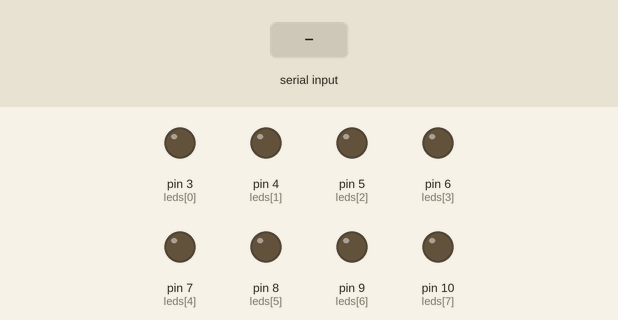
Recording of a sketch running on a simulated Arduino Uno, built with avr-gcc and run on an emulated ATmega328P. Parts: output pins drawn as LEDs (lit = HIGH). The test bench sets the inputs (shaded band).

Above: at 1.2 s.
1.3 s: "1\n" received over Serial
At 4.2 s:
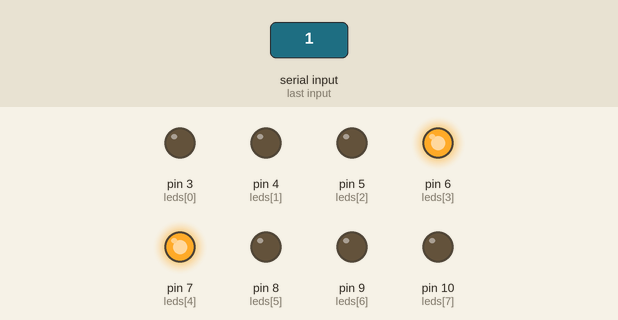
4.3 s: "90,45\n" received over Serial
At 5.0 s:
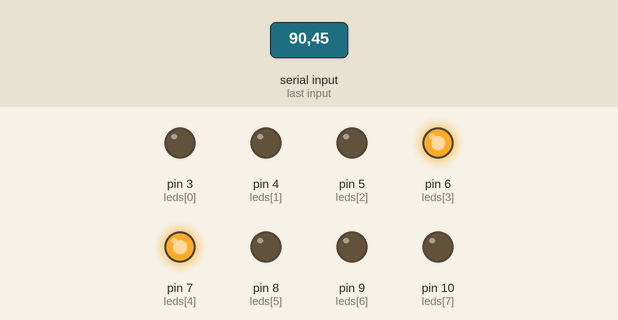
5.8 s: "2\n" received over Serial
At 7.2 s:
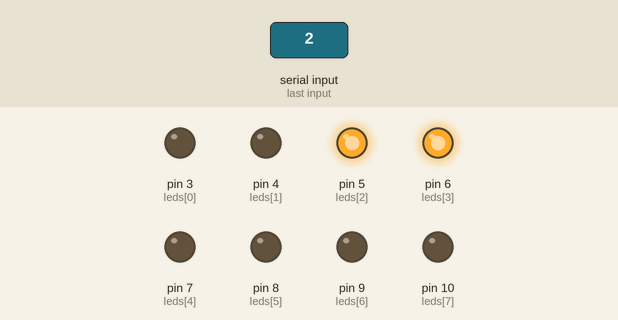
8.8 s: "30,150\n" received over Serial
At 9.3 s:
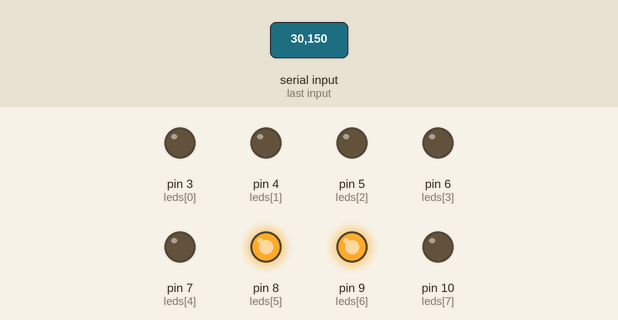
Timing chart, 0 to 11.3 s (numbered marks = the images above; inputs shaded):
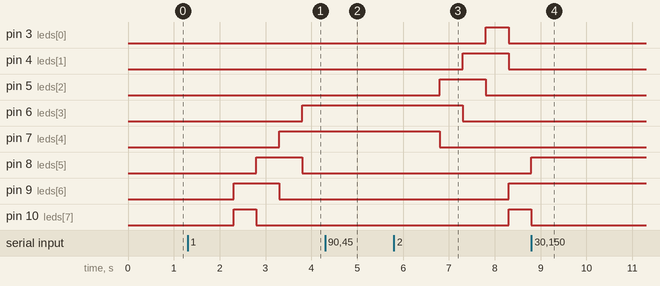

Measured:
- after the input at 1.3 s, pin 6 (leds[3]): LOW → HIGH after 2.5 s; pin 7 (leds[4]): LOW → HIGH after 2.0 s; pin 8 (leds[5]): LOW → HIGH after 1.5 s, → LOW 1.0 s later; pin 9 (leds[6]): LOW → HIGH after 1.0 s, → LOW 1.0 s later; pin 10 (leds[7]): LOW → HIGH after 1.0 s, → LOW 0.50 s later
- after the input at 4.3 s, pin 3 (leds[0]): stays LOW (without the input it goes to HIGH after 1.0 s); pin 4 (leds[1]): stays LOW (without the input it goes to HIGH after 0.50 s)
- after the input at 5.8 s, pin 3 (leds[0]): LOW → HIGH after 2.0 s, → LOW 0.50 s later; pin 4 (leds[1]): LOW → HIGH after 1.5 s, → LOW 1.0 s later; pin 5 (leds[2]): LOW → HIGH after 1.0 s, → LOW 1.0 s later; pin 6 (leds[3]): HIGH → LOW after 1.5 s; pin 7 (leds[4]): HIGH → LOW after 1.0 s
- after the input at 8.8 s, pin 4 (leds[1]): stays LOW (without the input it goes to HIGH after 2.0 s); pin 5 (leds[2]): stays LOW (without the input it goes to HIGH after 1.5 s)

The sketch:

SE_Tarea_Par_Leds.ino
```cpp
int k = 7;
int cociente,residuo;
int leds[8] = {3,4,5,6,7,8,9,10};
int i;
int num;
void setup() {
  // put your setup code here, to run once:
  for(i = 0; i < 8; i++){
    pinMode(leds[i], OUTPUT);
  }

  Serial.begin(9600);
}

byte accion;
String temp;

void loop() {

  if (Serial.available()>0) {
    temp = Serial.readString();
    accion = temp.toInt();
  }

  switch(accion){
    case 0:
      break;
    case 1:
      //Primeros 2 bits 2 + 1 = 3
      num = 3;
      accion = 2;
      break;
    case 2:
      // Ultimo par de bits: 128 + 64 = 196
      if(num>196) num=3; //Reiniciar serie

      //Convertir v en binario para encender los leds
      k=7; //8 leds
      cociente = num;
      while(cociente>0){
        residuo = cociente%2;
        digitalWrite(leds[k--],residuo);
        cociente = cociente/2;
      }
      for(;k>=0;k--){
        digitalWrite(leds[k],0);
      }
      //num = num*2;
      num <<=1;
      delay(500);

      break;
  }

}
```
